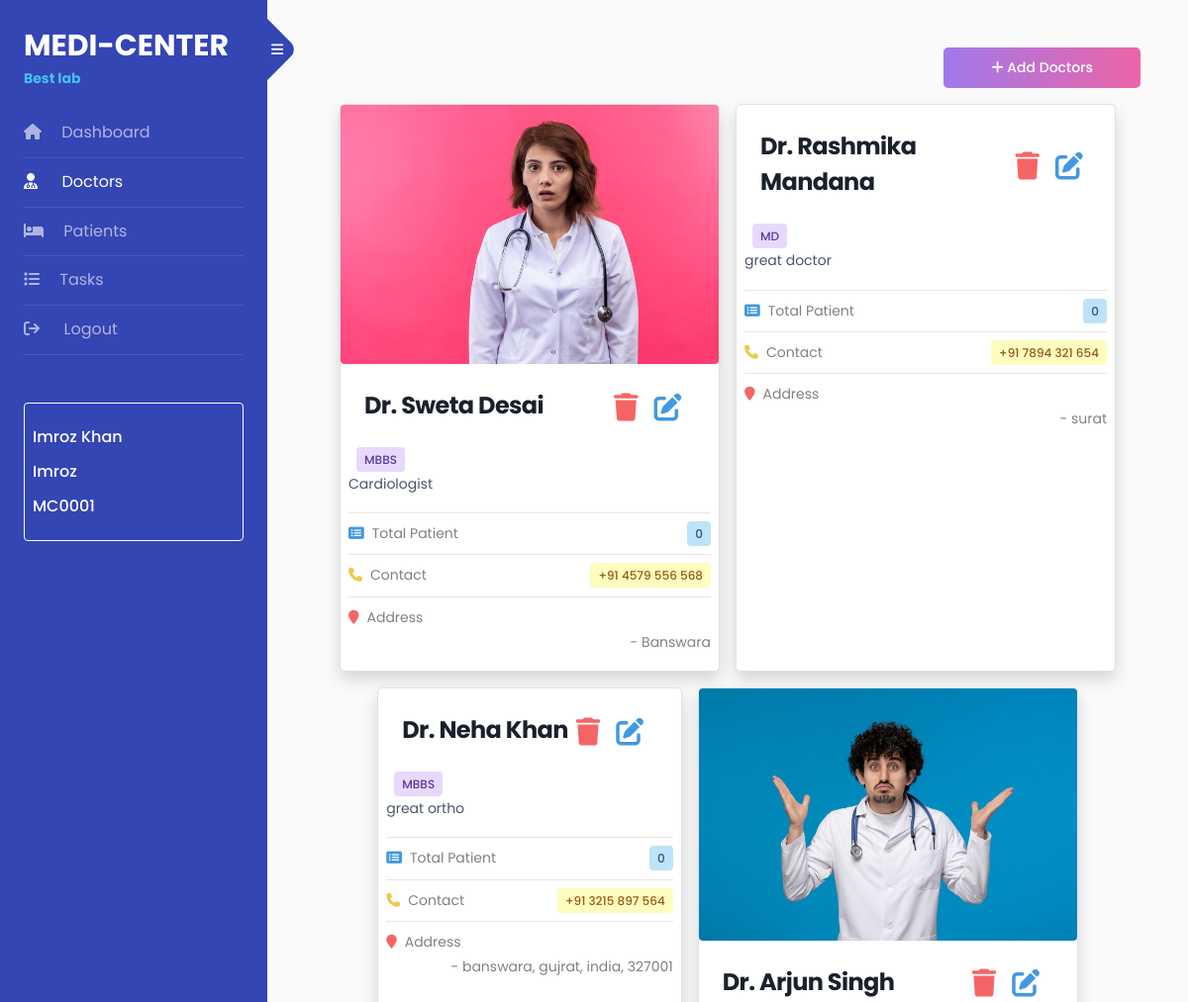
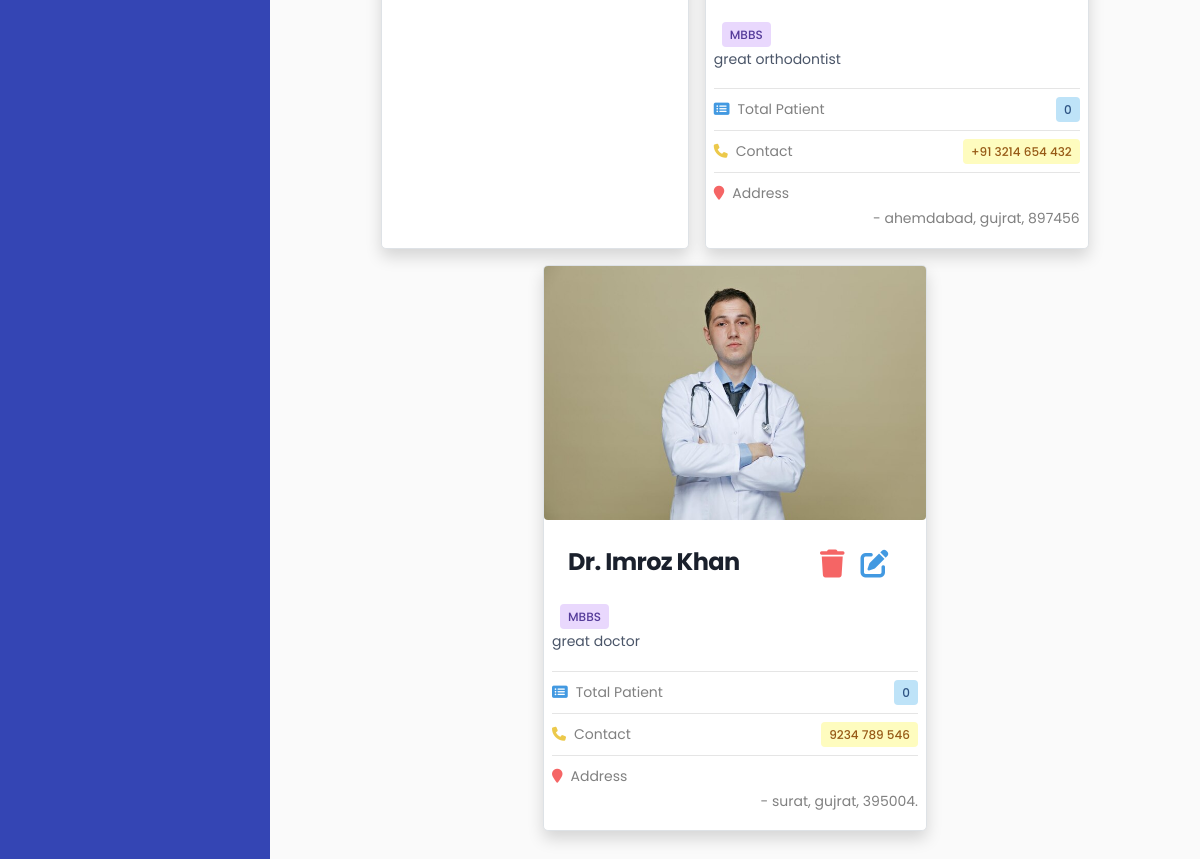
/dashboard/doctors_view/ (signed in), run on the app's committed database (2 pictures, top to bottom).
### master/models.py (models this page shows, shortened)
class BaseClass(models.Model):
    created_at = models.DateTimeField(auto_now_add=True)
    updated_at = models.DateTimeField(auto_now=True)
    class Meta:
        abstract = True

class doctor(BaseClass):
    DIR_NAME = 'doctors-profile'
    FILENAME_WORD = 'dp'
    profile = models.ImageField(upload_to=custom_filename, default=r'default_images\doctor-profile.png',null=True)
    name = models.CharField(max_length= 255)
    degree = models.CharField(max_length=50)
    contact = models.CharField(max_length=255)
    total_patient = models.IntegerField(default=0)
    summary = models.TextField()
    address = models.TextField()

### staff/views.py (the view)
    def wrapper(request, *args, **kwargs):
        if 'staff_id' in request.session:
            return view_func(request, *args, **kwargs)
        else:
            return redirect('login_view')

### master/views.py (called while the page is built)
def get_doctor_details(doctor_id=None):
    if doctor_id is None:
        get_doctor = doctor.objects.all().order_by('-id')
    else:
        get_doctor = doctor.objects.get(id=doctor_id)
    return get_doctor

@staff_authenticated
def doctors_view(request):
    context = {
        'doctors':get_doctor_details()
    }
    return render(request, 'doctors.html', context)

### staff/views.py (called while the page is built)
def staff_authenticated(view_func):
    def wrapper(request, *args, **kwargs):
        if 'staff_id' in request.session:
            return view_func(request, *args, **kwargs)
        else:
            return redirect('login_view')
    return wrapper

### master/templates/doctors.html (shortened to what this page needs)
{% extends 'base.html' %}
{% block body %}
<div class="w-full flex justify-end">
    <a href="{% url 'add_doctors_view' %}"  class="text-white bg-gradient-to-r from-purple-500 to-pink-500 hover:bg-gradient-to-l focus:ring-4 focus:outline-none focus:ring-purple-200 dark:focus:ring-purple-800 font-medium rounded-lg text-sm px-5 py-2 text-center me-2 mb-2 ml-auto" >
        <i class="fa fa-plus" aria-hidden="true"></i> Add Doctors
    </a>
</div>
<div class="lg:flex flex-wrap justify-center">
    {% for doctor in doctors %}
    <div class="lg:w-1.5/3 m-2">
        <div style="height: 100%;" class="max-w-sm bg-white border border-gray-200 rounded-lg shadow dark:bg-gray-800 dark:border-gray-700">
            <a href="#">
                <img class="rounded"
                    src="{{ doctor.profile.url }}"
                    alt="" />
            </a>
            <div class="p-2">
            <div class="p-3">
                <a href="#" class="flex items-center">
                    <div class="flex items-center">
                        <h5 class="mb-2 text-2xl font-bold tracking-tight text-gray-900 dark:text-white">{{doctor.name|title}}</h5>
                    </div>
                    <div style="width: 90px; display: flex; align-items: center;">
                    <a href="{% url 'delete_doctors_view' doctor_id=doctor.id %}" class="text-red-500">
                        <i class="fa fa-trash mx-2 fa-2x" aria-hidden="true"></i>
                    </a>
                    <a href="{% url 'edit_doctors_view' doctor_id=doctor.id %}" class="text-blue-500">
                        <i class="fa fa-pencil-square-o mx-2 fa-2x" aria-hidden="true"></i>
                    </a>
                </div>
                </a>
            </div>
            <span class="bg-purple-200 text-purple-800 text-xs font-medium mx-2 me-2 px-2 py-1 rounded dark:bg-purple-900 dark:text-purple-300">{{doctor.degree|upper}}</span>
                <p class="mb-3 font-normal text-gray-700 dark:text-gray-400 ">{{doctor.summary}}</p>
                <hr class="my-2">
                <div class="my-2 flex justify-between">
                    <div class="inline-flex items-center space-x-2">
                        <div>
                            <i class="fa fa-list-alt text-blue-500" aria-hidden="true"></i>
                        </div>
                        <div class="text-slate-500">Total Patient</div>
                    </div>
                    <div>
                        <span class="bg-blue-200 text-blue-800 text-xs font-medium me-2 px-2 py-1 rounded dark:bg-blue-900 dark:text-blue-300">{{doctor.total_patient}}</span>
                    </div>
                </div>
                <hr class="my-2">
                <div class="my-2 flex justify-between">
                    <div class="inline-flex items-center space-x-2">
                        <div>
                            <i class="fa fa-phone text-yellow-500" aria-hidden="true"></i>
                        </div>
                        <div class="text-slate-500">Contact</div>
                    </div>
                    <div>
                        <span class="bg-yellow-200 text-yellow-800 text-xs font-medium me-2 px-2 py-1 rounded dark:bg-yellow-900 dark:text-yellow-300">{{doctor.contact}}</span>
                    </div>
                </div>
                <hr class="my-2">
                <div class="my-2">
                    <div class="inline-flex items-center space-x-2">
                        <div>
                            <i class="fa fa-map-marker text-red-500" aria-hidden="true"></i>
                        </div>
                        <div class="text-slate-500">Address</div>
                    </div>
                    <div class="text-right">
                        <span >- {{doctor.address}}</span>
                    </div>
                </div>
            </div>
        </div>
    </div>
    {% endfor %}
</div>
{% endblock %}

### master/templates/doctors.html (style rules this page uses)
.p-3 { display: flex; width: auto; justify-content: space-between; }

### data on the page
doctor: profile (picture), name "Dr. Sweta Desai", degree "MBBS", summary "Cardiologist", total_patient "0", contact "+91 4579 556 568", address "Banswara"
doctor: name "Dr. Rashmika Mandana", degree "MD", summary "great doctor", total_patient "0", contact "+91 7894 321 654", address "surat"
doctor: name "Dr. Neha Khan", degree "MBBS", summary "great ortho", total_patient "0", contact "+91 3215 897 564", address "banswara, gujrat, india, 327001"
doctor: profile (picture), name "Dr. Arjun Singh", degree "MBBS", summary "great orthodontist", total_patient "0", contact "+91 3214 654 432", address "ahemdabad, gujrat, 897456"
doctor: profile (picture), name "Dr. Imroz Khan", degree "MBBS", summary "great doctor", total_patient "0", contact "9234 789 546", address "surat, gujrat, 395004."

### other printed values
{{ request.session.first_name|title }} "Imroz"
{{ request.session.last_name|title }} "Khan"
{{ request.session.role|title }} "Imroz"
{{ request.session.staff_id }} "MC0001"
